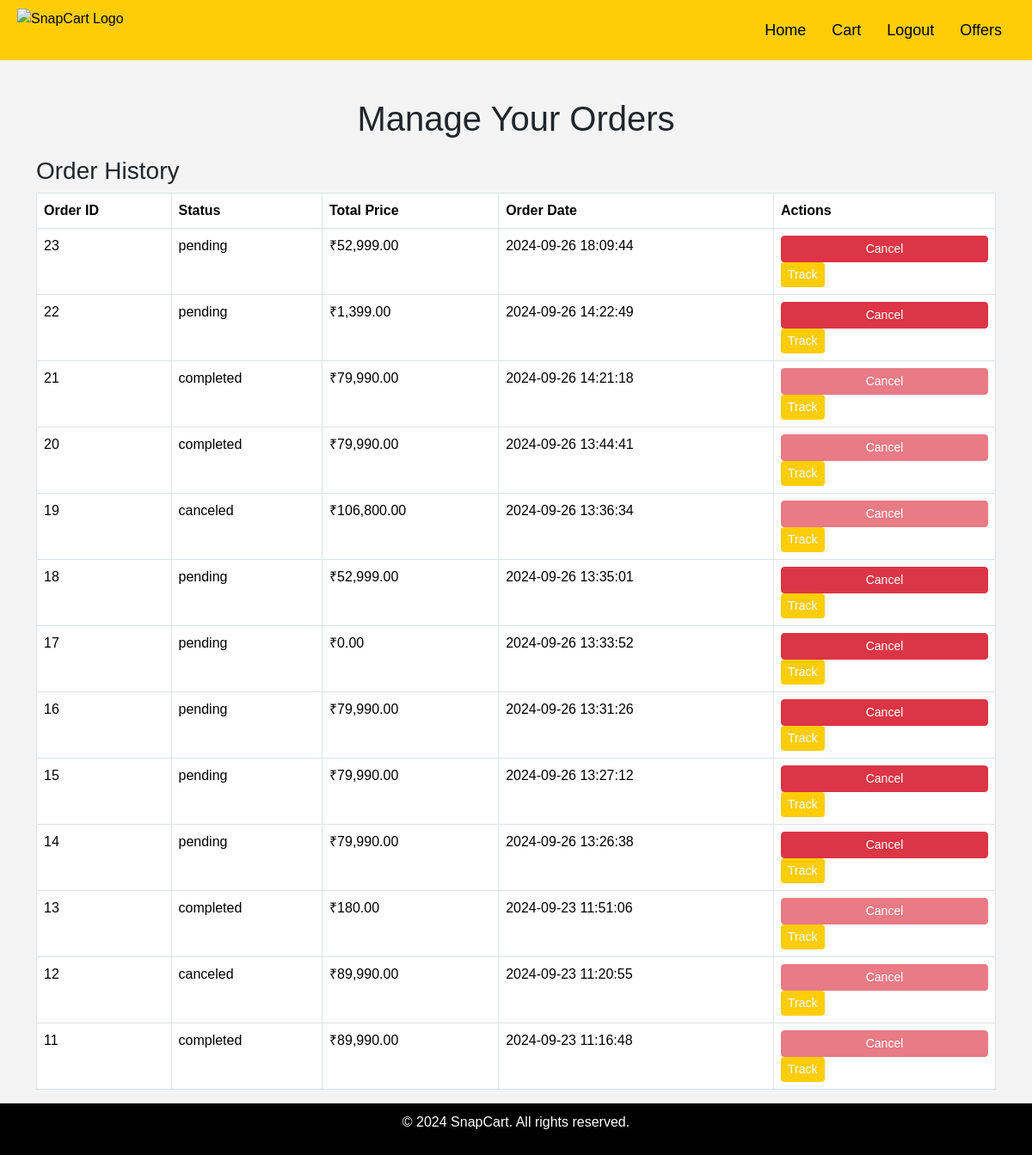
Screenshot of /manage_orders.php (signed in) with the database file from the repository.
### tables this page shows
CREATE TABLE `orders` (
  `order_id` int(11) NOT NULL,
  `user_id` int(11) DEFAULT NULL,
  `total_price` decimal(10,2) NOT NULL,
  `order_status` enum('pending','completed','canceled') DEFAULT 'pending',
  `placed_at` timestamp NOT NULL DEFAULT current_timestamp(),
  `order_date` timestamp NOT NULL DEFAULT current_timestamp(),
  `paid_amount` decimal(10,2) DEFAULT 0.00,
  `payment_status` enum('pending','completed','failed') DEFAULT 'pending',
  `payment_method` varchar(50) DEFAULT 'unknown'
);

### manage_orders.php (the view, shortened to what this page needs)
<?php
$servername = "localhost";
$username = "root";
$password = "";
$database = "snapcart";
$conn = new mysqli($servername, $username, $password, $database);
$user_id = $_SESSION['user_id'];
$orders = [];
$order_query = "SELECT * FROM orders WHERE user_id = ? ORDER BY placed_at DESC";
$stmt = $conn->prepare($order_query);
$stmt->bind_param("i", $user_id);
$stmt->execute();
$order_result = $stmt->get_result();
while ($row = $order_result->fetch_assoc()) {
    $orders[] = $row;
}
?>
<!DOCTYPE html>
<html lang="en">
<head>
    <link href="https://cdn.jsdelivr.net/npm/bootstrap@5.3.1/dist/css/bootstrap.min.css" rel="stylesheet">
    <link rel="stylesheet" href="snap_index_style.css">
</head>
<body>
    <header>
        <div class="logo">
            <img src="assets/logo1.png" alt="SnapCart Logo">
        </div>
        <nav>
            <ul>
                <li><a href="home.php">Home</a></li>
                <li><a href="cart.php">Cart</a></li>
                <li><a href="user_logout.php">Logout</a></li>
                <li><a href="offers.php">Offers</a></li>
            </ul>
        </nav>
    </header>
    <main class="container mt-4">
        <h1>Manage Your Orders</h1>
        <h3>Order History</h3>
        <table class="table table-bordered">
            <thead>
                <tr>
                    <th>Order ID</th>
                    <th>Status</th>
                    <th>Total Price</th>
                    <th>Order Date</th>
                    <th>Actions</th>
                </tr>
            </thead>
            <tbody>
                <?php if (count($orders) > 0): ?>
                    <?php foreach ($orders as $order): ?>
                        <tr>
                            <td><?php echo htmlspecialchars($order['order_id']); ?></td>
                            <td><?php echo htmlspecialchars($order['order_status']); ?></td>
                            <td>₹<?php echo number_format($order['total_price'], 2); ?></td>
                            <td><?php echo htmlspecialchars($order['placed_at']); ?></td>
                            <td>
                                <form method="POST" style="display:inline;">
                                    <button type="submit" name="cancel_order" class="btn btn-danger btn-sm"
                                        <?php echo ($order['order_status'] !== 'pending') ? 'disabled' : ''; ?>>Cancel</button>
                                </form>
                                <a href="track_order.php?order_id=<?php echo htmlspecialchars($order['order_id']); ?>" class="btn btn-info btn-sm">Track</a>
                            </td>
                        </tr>
                    <?php endforeach; ?>
                <?php else: ?>
                    <tr>
                        <td colspan="5">No orders found.</td>
                    </tr>
                <?php endif; ?>
            </tbody>
        </table>
    </main>
    <footer>
        <div class="container">
            <p>&copy; 2024 SnapCart. All rights reserved.</p>
        </div>
    </footer>
</body>
</html>

### snap_index_style.css (style rules this page uses)
html, body { height: 100%; }
body { font-family: Bahnschrift SemiCondensed, sans-serif; margin: 0; padding: 0; background-color: #f4f4f4; overflow-x: hidden; display: flex; flex-direction: column; }
main { flex: 1; }
h1 { text-align: center; margin: 20px 0; }
header { background-color: #ffcd05; color: #000000; padding: 10px 20px; display: flex; justify-content: space-between; align-items: center; }
header .logo { display: flex; align-items: center; }
header .logo img { height: 50px; width: auto; max-width: 100%; object-fit: contain; }
header nav ul { list-style: none; margin: 0; padding: 0; display: flex; }
header nav ul li { margin: 0 15px; }
header nav ul li a { color: #000000; text-decoration: none; font-size: 18px; }
button { padding: 25px; width: 100%; font-size: 14px; font-weight: bold; border-radius: 2px; cursor: pointer; }
.btn-info { background-color: #ffcd05; color: #fff; border: none; }
footer { background-color: #000000; color: white; text-align: center; padding: 10px 10px; width: 100%; position: relative; margin-top: auto; }

### rows the page displays
orders: order_id "23", order_status "pending", total_price "52,999.00", placed_at "2024-09-26 18:09:44"
orders: order_id "22", order_status "pending", total_price "1,399.00", placed_at "2024-09-26 14:22:49"
orders: order_id "21", order_status "completed", total_price "79,990.00", placed_at "2024-09-26 14:21:18"
orders: order_id "20", order_status "completed", total_price "79,990.00", placed_at "2024-09-26 13:44:41"
orders: order_id "19", order_status "canceled", total_price "106,800.00", placed_at "2024-09-26 13:36:34"
orders: order_id "18", order_status "pending", total_price "52,999.00", placed_at "2024-09-26 13:35:01"
orders: order_id "17", order_status "pending", total_price "0.00", placed_at "2024-09-26 13:33:52"
orders: order_id "16", order_status "pending", total_price "79,990.00", placed_at "2024-09-26 13:31:26"
orders: order_id "15", order_status "pending", total_price "79,990.00", placed_at "2024-09-26 13:27:12"
orders: order_id "14", order_status "pending", total_price "79,990.00", placed_at "2024-09-26 13:26:38"
orders: order_id "13", order_status "completed", total_price "180.00", placed_at "2024-09-23 11:51:06"
orders: order_id "12", order_status "canceled", total_price "89,990.00", placed_at "2024-09-23 11:20:55"
orders: order_id "11", order_status "completed", total_price "89,990.00", placed_at "2024-09-23 11:16:48"
